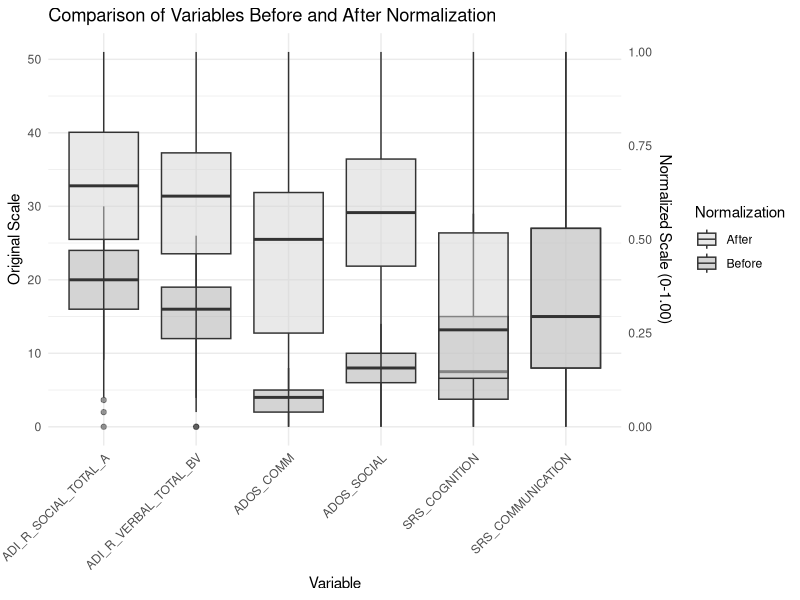
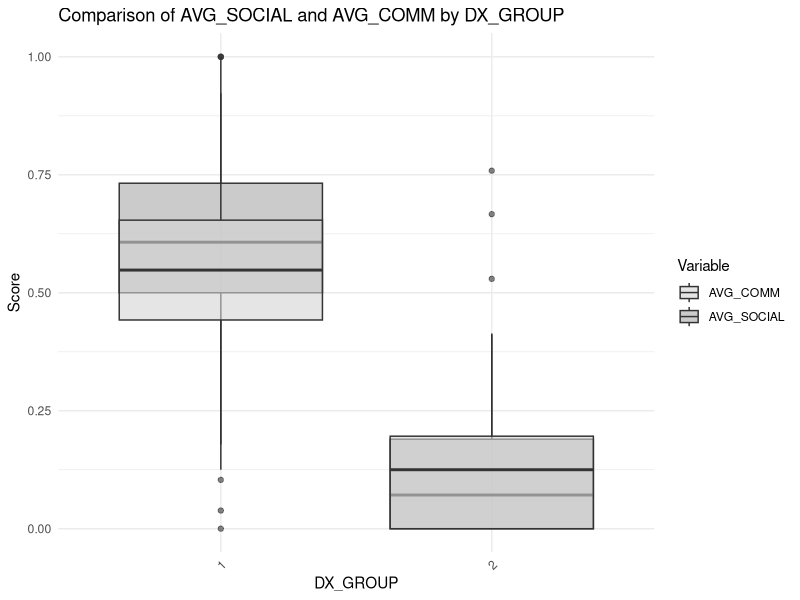

Source code (R) for these figures, in order: (Note: this script raises an error after producing the figures.)
library(dplyr)                                                 
library(readr)
library(data.table)
library(reshape2)
library(ggplot2)

setwd(r"[C:\Users\jason\OneDrive\Desktop\NCU\Dissertation Dataset\Disseration Analysis\01 Phenotype Data]")
p_data <- fread("Phenotypic_V1_0b_v1.csv")
print(dim(p_data)) #[1] 1112   74

# Select the needed columns
p_data1 <- p_data %>% dplyr::select(SITE_ID, SUB_ID, DX_GROUP, DSM_IV_TR, AGE_AT_SCAN,
                             SEX, ADI_R_SOCIAL_TOTAL_A, ADI_R_VERBAL_TOTAL_BV,
                             ADOS_COMM, ADOS_SOCIAL, SRS_COGNITION, SRS_COMMUNICATION)
print(dim(p_data1))#[1] 1112   12

# Get the column range between "ADI_R_SOCIAL_TOTAL_A" and "SRS_COMMUNICATION"
start_col <- which(names(p_data1) == "ADI_R_SOCIAL_TOTAL_A")
end_col <- which(names(p_data1) == "SRS_COMMUNICATION")

# Subset columns in the range
columns_to_check <- names(p_data1)[start_col:end_col]

# Replace all -9999 values with NA in the entire data frame
p_data1[p_data1 == -9999] <- NA

# Remove rows where all data in the specified columns are blank or NA
cleaned_data <- p_data1 %>%
  filter(
    rowSums(
      sapply(select(., all_of(columns_to_check)), function(x) !is.na(x) & x != "")
    ) > 0
  )
print(dim(cleaned_data)) #[1] 568  12

# Normalize the data in the selected columns
setDT(cleaned_data)
n_data <- cleaned_data
n_data[, (columns_to_check) := lapply(.SD, function(x) {
  x <- as.numeric(as.character(x))
  if (all(is.na(x)) || max(x, na.rm = TRUE) == min(x, na.rm = TRUE)) {
    return(x)
  }
  # Normalize (scale to 0-1)
  (x - min(x, na.rm = TRUE)) / (max(x, na.rm = TRUE) - min(x, na.rm = TRUE))
}), .SDcols = columns_to_check]

# Create the AVG_SOCIAL column
n_data[, AVG_SOCIAL := rowMeans(.SD, na.rm = TRUE), 
     .SDcols = c("ADI_R_SOCIAL_TOTAL_A", "ADOS_SOCIAL", "SRS_COGNITION")]

# Create the AVG_COMM column
n_data[, AVG_COMM := rowMeans(.SD, na.rm = TRUE), 
     .SDcols = c("ADI_R_VERBAL_TOTAL_BV", "ADOS_COMM", "SRS_COMMUNICATION")]

write.csv(n_data, "phenotype_data.csv")

##
# Create a comparison table with summary statistics before and after normalization
comparison_table <- data.frame(Variable = columns_to_check)

comparison_table <- comparison_table %>%
  mutate(
    Mean_Before = sapply(columns_to_check, function(col) mean(p_data1[[col]], na.rm = TRUE)),
    Min_Before = sapply(columns_to_check, function(col) min(p_data1[[col]], na.rm = TRUE)),
    Max_Before = sapply(columns_to_check, function(col) max(p_data1[[col]], na.rm = TRUE)),
    Mean_After = sapply(columns_to_check, function(col) mean(n_data[[col]], na.rm = TRUE)),
    Min_After = sapply(columns_to_check, function(col) min(n_data[[col]], na.rm = TRUE)),
    Max_After = sapply(columns_to_check, function(col) max(n_data[[col]], na.rm = TRUE))
  )

# Print the table
print(comparison_table)

# Save the table as a CSV file
write.csv(comparison_table, "Normalization_Comparison.csv", row.names = FALSE)

##
# Melt the data for visualization
p_data1_melted <- melt(p_data1[, ..columns_to_check], variable.name = "Variable", value.name = "Original_Value")
p_data1_melted$Normalization <- "Before"

n_data_melted <- melt(n_data[, ..columns_to_check], variable.name = "Variable", value.name = "Normalized_Value")
n_data_melted$Normalization <- "After"

# Merge before and after data
comparison_data <- merge(p_data1_melted, n_data_melted, by = c("Variable", "Normalization"))

# Create the dual-axis plot
ggplot() +
  # Boxplot for original values (Left Y-Axis)
  geom_boxplot(data = p_data1_melted, aes(x = Variable, y = Original_Value, fill = Normalization), alpha = 0.5) +
  
  # Boxplot for normalized values (Right Y-Axis)
  geom_boxplot(data = n_data_melted, aes(x = Variable, y = Normalized_Value * max(p_data1_melted$Original_Value, na.rm = TRUE), fill = Normalization), alpha = 0.5) +
  
  scale_y_continuous(
    name = "Original Scale",
    sec.axis = sec_axis(~ . / max(p_data1_melted$Original_Value, na.rm = TRUE), name = "Normalized Scale (0-1.00)")
  ) +
  theme_minimal() +
  theme(axis.text.x = element_text(angle = 45, hjust = 1)) +
  labs(title = "Comparison of Variables Before and After Normalization",
       x = "Variable",
       fill = "Normalization",
       color = "Normalization") +
  scale_fill_manual(values = c("Before" = "dark gray", "After" = "light gray"))

n_data$DX_GROUP <- as.factor(n_data$DX_GROUP)

# Boxplot: AVG_SOCIAL and AVG_COMM by DX_GROUP
ggplot(n_data, aes(x = DX_GROUP)) +
  geom_boxplot(aes(y = AVG_SOCIAL, fill = "AVG_SOCIAL"), alpha = 0.6) +
  geom_boxplot(aes(y = AVG_COMM, fill = "AVG_COMM"), alpha = 0.6) +
  labs(title = "Comparison of AVG_SOCIAL and AVG_COMM by DX_GROUP",
       x = "DX_GROUP",
       y = "Score",
       fill = "Variable") +
  theme_minimal() +
  scale_fill_manual(values = c("AVG_SOCIAL" = "dark gray", "AVG_COMM" = "light gray")) +
  theme(axis.text.x = element_text(angle = 45, hjust = 1))

# Reshape data for ggplot
data_long <- n_data %>%
  pivot_longer(cols = c(AVG_SOCIAL, AVG_COMM), names_to = "Variable", values_to = "Score")

# Create density plot with proper legend for line types
ggplot(data_long, aes(x = Score, color = DX_GROUP, linetype = Variable)) +
  geom_density(size = 1.2) +
  scale_linetype_manual(values = c("AVG_SOCIAL" = "solid", "AVG_COMM" = "dotted")) +
  labs(title = "Density Plot of AVG_SOCIAL and AVG_COMM by DX_GROUP",
       x = "Score",
       y = "Density",
       color = "DX_GROUP",
       linetype = "Variable") +  
  theme_minimal() +
  theme(legend.position = "top")# Density plot: AVG_SOCIAL and AVG_COMM by DX_GROUP
ggplot() +
  geom_density(data = n_data, aes(x = AVG_SOCIAL, color = DX_GROUP, linetype = "AVG_SOCIAL"), size = 1.2) +
  geom_density(data = n_data, aes(x = AVG_COMM, color = DX_GROUP, linetype = "AVG_COMM"), size = 1.2, linetype = "dotted") +
  scale_linetype_manual(values = c("AVG_SOCIAL" = "solid", "AVG_COMM" = "dotted"),
                        name = "Variable", labels = c("AVG_SOCIAL (Solid)", "AVG_COMM (Dotted)")) +
  labs(title = "Density Plot of AVG_SOCIAL and AVG_COMM by DX_GROUP",
       x = "Score",
       y = "Density",
       color = "DX_GROUP") +
  theme_minimal() +
  theme(legend.position = "top")
